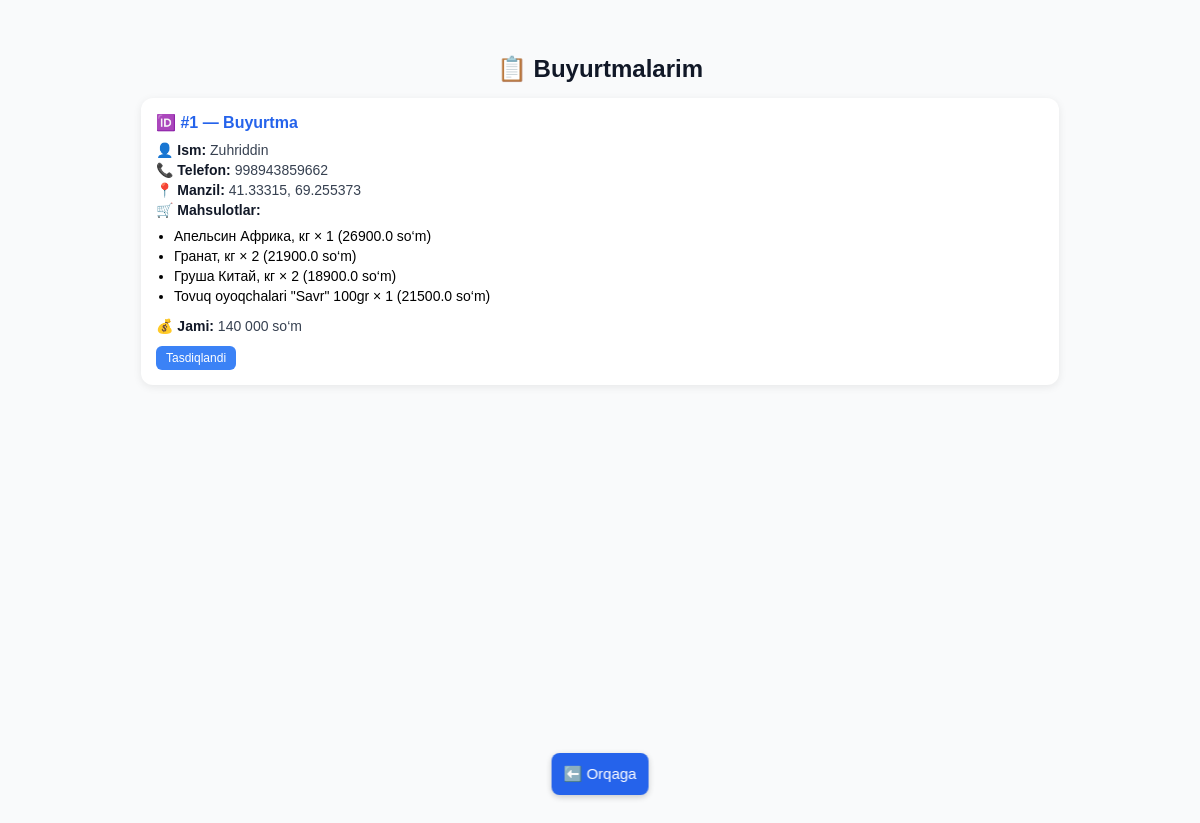
The app's page /orders?tg_id=6231997659 with its own data.
### tables this page shows
CREATE TABLE orders (
    id INTEGER PRIMARY KEY AUTOINCREMENT,
    tg_id TEXT,
    name TEXT,
    phone TEXT,
    address TEXT,
    total_price REAL,
    receipt TEXT,
    status TEXT DEFAULT 'Kutilmoqda',
    created_at TIMESTAMP DEFAULT CURRENT_TIMESTAMP
);

CREATE TABLE order_items (
    id INTEGER PRIMARY KEY AUTOINCREMENT,
    order_id INTEGER,
    product_name TEXT,
    quantity INTEGER,
    price REAL,
    FOREIGN KEY(order_id) REFERENCES orders(id)
);

### server.py (the view)
@app.route("/orders")
def orders():
    tg_id = request.args.get("tg_id") or session.get("tg_id")
    if not tg_id:
        return redirect(url_for("index"))
    orders = get_orders_by_user(tg_id)
    return render_template("orders.html", orders=orders)

### db.py (called while the page is built)
def get_connection():
    conn = sqlite3.connect(DB_NAME)
    conn.row_factory = sqlite3.Row  # dict-like (row['name']) ishlatish uchun
    return conn

def get_orders_by_user(tg_id):
    conn = get_connection()
    cur = conn.cursor()
    cur.execute("SELECT * FROM orders WHERE tg_id=? ORDER BY id DESC", (str(tg_id),))
    orders = cur.fetchall()
    result = []
    for o in orders:
        cur.execute("SELECT product_name, quantity, price FROM order_items WHERE order_id=?", (o["id"],))
        items = cur.fetchall()
        result.append({**dict(o), "items": [dict(i) for i in items]})
    conn.close()
    return result

### server.py (called while the page is built)
def get_db_connection():
    conn = sqlite3.connect("shop.db")
    conn.row_factory = sqlite3.Row
    return conn

def select_locale():
    if "lang" in session:
        return session["lang"]
    tg_id = session.get("tg_id")
    if tg_id:
        conn = get_db_connection()
        user = conn.execute("SELECT lang FROM users WHERE tg_id=?", (tg_id,)).fetchone()
        conn.close()
        if user and user["lang"]:
            return user["lang"]
    return request.accept_languages.best_match(["uz", "ru"]) or "uz"

@app.before_request
def capture_tg_id():
    tg_id = request.args.get("tg_id")
    if tg_id:
        session["tg_id"] = tg_id

@app.before_request
def set_global_locale():
    g.locale = select_locale()

@app.context_processor
def inject_current_lang():
    return {"current_lang": getattr(g, "locale", "uz")}

### templates/orders.html (shortened to what this page needs)
<!DOCTYPE html>
<html lang="{{ g.locale }}">
<head>
    <link rel="stylesheet" href="{{ url_for('static', filename='styles.css') }}">
</head>
<body>
<div class="container">
    <h2>📋 {{ _("Buyurtmalarim") }}</h2>
    {% if orders %}
        {% for o in orders %}
        <div class="order-card">
            <h3>🆔 #{{ loop.index }} — {{ _("Buyurtma") }}</h3>
            <div class="order-info">
                <p><strong>👤 {{ _("Ism") }}:</strong> {{ o['name'] }}</p>
                <p><strong>📞 {{ _("Telefon") }}:</strong> {{ o['phone'] }}</p>
                <p><strong>📍 {{ _("Manzil") }}:</strong>
                    {% if o['lat'] and o['lon'] %}
                        <a href="https://www.google.com/maps?q={{ o['lat'] }},{{ o['lon'] }}" target="_blank">Google Maps</a>
                    {% else %}
                        {{ o['address'] }}
                    {% endif %}
                </p>
                <p><strong>🛒 {{ _("Mahsulotlar") }}:</strong></p>
                <ul class="product-list">
                    {% for item in o['items'] %}
                        <li>{{ item['product_name'] }} × {{ item['quantity'] }} ({{ item['price'] }} so‘m)</li>
                    {% endfor %}
                </ul>
                <p><strong>💰 {{ _("Jami") }}:</strong> {{ "{:,}".format(o['total_price']|int).replace(",", " ") }} {{ _("so‘m") }}</p>
                <span class="status
                    {% if o['status'] == 'Kutilmoqda' %}kutilmoqda
                    {% elif o['status'] == 'Tasdiqlandi' %}tasdiqlandi
                    {% elif o['status'] == 'Bajarildi' %}bajarildi{% endif %}">
                    {{ _(o['status']) }}
                </span>
            </div>
        </div>
        {% endfor %}
    {% else %}
        <p style="color: gray; font-size: 15px; text-align:center;">🚀 {{ _("Sizda hali buyurtmalar mavjud emas.") }}</p>
    {% endif %}
    <a href="/" class="back-btn">⬅️ {{ _("Orqaga") }}</a>
</div>
</body>
</html>

### static/styles.css (style rules this page uses)
html, body { margin: 0; padding: 0; font-family: Arial, sans-serif; background: #f9fafb; height: 100%; -webkit-overflow-scrolling: touch; }
.container { max-width: 1000px; margin: 0 auto; padding: 20px 16px; box-sizing: border-box; padding-bottom: calc(env(safe-area-inset-bottom, 20px) + 90px); }
.back-btn { position: fixed; bottom: 15px; left: 50%; transform: translateX(-50%); background: rgba(0,0,0,0.6); padding: 10px 22px; border-radius: 20px; box-shadow: 0 2px 6px rgba(0,0,0,0.2); z-index: 9999; backdrop-filter: blur(6px); color: #fff; text-decoration: none; font-size: 15px; font-weight: 500; }

### templates/orders.html (style rules this page uses)
body { font-family: Arial, sans-serif; background: #f9fafb; padding: 15px; }
.container { max-width: 950px; margin: auto; }
h2 { margin-bottom: 15px; color: #111827; text-align: center; }
.order-card { background: #fff; padding: 15px; border-radius: 12px; box-shadow: 0 2px 8px rgba(0,0,0,0.08); margin-bottom: 15px; }
.order-card h3 { margin: 0 0 10px; font-size: 16px; color: #2563eb; }
.order-info p { margin: 4px 0; font-size: 14px; color: #374151; }
.order-info strong { color: #111827; }
.product-list { margin-top: 10px; padding-left: 18px; font-size: 14px; }
.product-list li { margin-bottom: 4px; }
.status { display: inline-block; padding: 5px 10px; border-radius: 6px; color: white; font-size: 12px; margin-top: 8px; }
.status.tasdiqlandi { background: #3b82f6; }
a.back-btn { display: block; margin: 20px auto; max-width: 200px; text-align: center; padding: 12px; background: #2563eb; color: white; text-decoration: none; border-radius: 8px; font-size: 15px; }

### records on screen
orders: name "Zuhriddin", phone "998943859662", address "41.33315, 69.255373", total_price "140 000"
order_items: product_name "Апельсин Африка, кг", quantity "1", price "26900.0"
order_items: product_name "Гранат, кг", quantity "2", price "21900.0"
order_items: product_name "Груша Китай, кг", quantity "2", price "18900.0"
order_items: product_name "Tovuq oyoqchalari \"Savr\" 100gr", quantity "1", price "21500.0"
